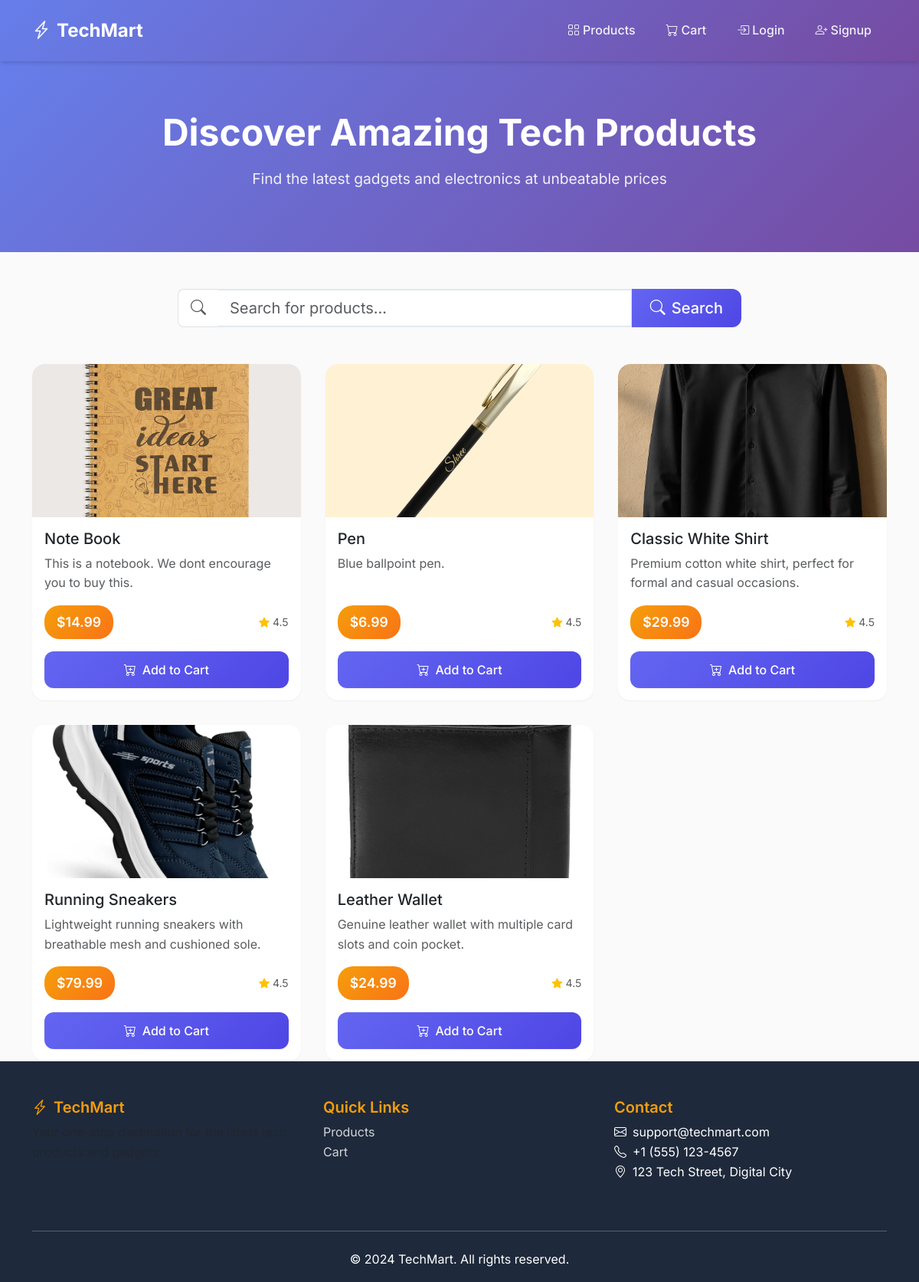
The page / on the database its author committed.
### shop/models.py (models this page shows, shortened)
class Product(models.Model):
    name = models.CharField(max_length=255)
    price = models.DecimalField(max_digits=10, decimal_places=2)
    image = models.ImageField(upload_to='products/')
    description = models.TextField()

### shop/views.py (the view)
# urls.py: path('', product_list, name='product_list'),
def product_list(request):
    query = request.GET.get('q', '')
    products = Product.objects.all()
    if query:
        products = products.filter(name__icontains=query)
    wishlist_items = []
    if request.user.is_authenticated:
        wishlist, created = Wishlist.objects.get_or_create(user=request.user)
        wishlist_items = wishlist.products.all()
    return render(request, 'shop/product_list.html', {
        'products': products,
        'wishlist_items': wishlist_items,
        'query': query
    })

### shop/templates/shop/product_list.html (shortened to what this page needs)
{% extends 'base.html' %}
{% block content %}
<div class="hero-section">
    <div class="container text-center">
        <h1>Discover Amazing Tech Products</h1>
        <p>Find the latest gadgets and electronics at unbeatable prices</p>
    </div>
</div>
<div class="container">
    <div class="row justify-content-center mb-5">
        <div class="col-md-8">
            <form method="get" class="position-relative">
                <div class="input-group input-group-lg">
                    <span class="input-group-text bg-white border-end-0">
                        <i class="bi bi-search text-muted"></i>
                    </span>
                    <input type="text" name="q" class="form-control border-start-0"
                           placeholder="Search for products..." value="{{ query }}">
                    <button class="btn btn-primary px-4" type="submit">
                        <i class="bi bi-search me-2"></i>Search
                    </button>
                </div>
            </form>
        </div>
    </div>
    {% if products %}
        <div class="product-grid">
            {% for product in products %}
            <div class="card product-card h-100">
                <div class="position-relative">
                    <img src="{{ product.image.url }}" class="card-img-top" alt="{{ product.name }}"
                         style="height: 200px; object-fit: cover;">
                </div>
                <div class="card-body d-flex flex-column p-3">
                    <h5 class="card-title mb-2">{{ product.name }}</h5>
                    <p class="card-text text-muted flex-grow-1 mb-3">{{ product.description|truncatewords:15 }}</p>
                    <div class="d-flex justify-content-between align-items-center mb-3">
                        <span class="price-badge">${{ product.price }}</span>
                        <small class="text-muted">
                            <i class="bi bi-star-fill text-warning me-1"></i>4.5
                        </small>
                    </div>
                    <form method="post" action="{% url 'add_to_cart' product.id %}">
                        <button type="submit" class="btn btn-primary w-100">
                            <i class="bi bi-cart-plus me-2"></i>Add to Cart
                        </button>
                    </form>
                </div>
            </div>
            {% endfor %}
        </div>
    {% endif %}
</div>
{% endblock %}

### templates/base.html (shortened to what this page needs)
<!DOCTYPE html>
<html lang="en">
<head>
    <link href="https://cdn.jsdelivr.net/npm/bootstrap@5.3.0/dist/css/bootstrap.min.css" rel="stylesheet">
    <link href="https://cdn.jsdelivr.net/npm/bootstrap-icons@1.7.2/font/bootstrap-icons.css" rel="stylesheet">
</head>
<body style="min-height: 100vh; display: flex; flex-direction: column;">
    <nav class="navbar navbar-expand-lg">
        <div class="container">
            <a class="navbar-brand" href="/">
                <i class="bi bi-lightning-charge me-2"></i>TechMart
            </a>
            <div class="collapse navbar-collapse" id="navbarNav">
                <ul class="navbar-nav ms-auto">
                    <li class="nav-item">
                        <a class="nav-link" href="{% url 'product_list' %}">
                            <i class="bi bi-grid me-1"></i>Products
                        </a>
                    </li>
                    <li class="nav-item">
                        <a class="nav-link" href="{% url 'cart_view' %}">
                            <i class="bi bi-cart me-1"></i>Cart
                        </a>
                    </li>
                    {% if user.is_authenticated %}
                        <li class="nav-item">
                            <a class="nav-link" href="{% url 'wishlist_view' %}">
                                <i class="bi bi-heart me-1"></i>Wishlist
                            </a>
                        </li>
                        <li class="nav-item">
                            <a class="nav-link" href="{% url 'order_history' %}">
                                <i class="bi bi-box me-1"></i>Orders
                            </a>
                        </li>
                        <li class="nav-item">
                            <a class="nav-link" href="{% url 'logout' %}">
                                <i class="bi bi-box-arrow-right me-1"></i>Logout
                            </a>
                        </li>
                    {% else %}
                        <li class="nav-item">
                            <a class="nav-link" href="{% url 'login' %}">
                                <i class="bi bi-box-arrow-in-right me-1"></i>Login
                            </a>
                        </li>
                        <li class="nav-item">
                            <a class="nav-link" href="{% url 'signup' %}">
                                <i class="bi bi-person-plus me-1"></i>Signup
                            </a>
                        </li>
                    {% endif %}
                </ul>
            </div>
        </div>
    </nav>
    <main style="flex: 1 0 auto;">
        {% block content %}{% endblock %}
    </main>
    <footer class="footer mt-auto" style="flex-shrink: 0;">
        <div class="container">
            <div class="row">
                <div class="col-md-4 mb-4">
                    <h5><i class="bi bi-lightning-charge me-2"></i>TechMart</h5>
                    <p class="text-muted">Your one-stop destination for the latest tech products and gadgets.</p>
                </div>
                <div class="col-md-4 mb-4">
                    <h5>Quick Links</h5>
                    <ul class="list-unstyled">
                        <li><a href="{% url 'product_list' %}">Products</a></li>
                        <li><a href="{% url 'cart_view' %}">Cart</a></li>
                    </ul>
                </div>
                <div class="col-md-4 mb-4">
                    <h5>Contact</h5>
                    <ul class="list-unstyled">
                        <li><i class="bi bi-envelope me-2"></i>support@techmart.com</li>
                        <li><i class="bi bi-telephone me-2"></i>+1 (555) 123-4567</li>
                        <li><i class="bi bi-geo-alt me-2"></i>123 Tech Street, Digital City</li>
                    </ul>
                </div>
            </div>
            <hr class="my-4">
            <div class="text-center">
                <p class="mb-0">&copy; 2024 TechMart. All rights reserved.</p>
            </div>
        </div>
    </footer>
</body>
</html>

### templates/base.html (style rules this page uses)
:root { --primary-color: #6366f1; --primary-dark: #4f46e5; --secondary-color: #f8fafc; --accent-color: #f59e0b; --text-dark: #1e293b; --text-light: #64748b; --border-color: #e2e8f0; --shadow-sm: 0 1px 2px 0 rgb(0 0 0 / 0.05); --shadow-md: 0 4px 6px -1px rgb(0 0 0 / 0.1), 0 2px 4px -2px rgb(0 0 0 / 0.1); --shadow-lg: 0 10px 15px -3px rgb(0 0 0 / 0.1), 0 4px 6px -4px rgb(0 0 0 / 0.1); }
* { font-family: 'Inter', sans-serif; }
body { background-color: #fafafa; color: var(--text-dark); line-height: 1.6; min-height: 100vh; display: flex; flex-direction: column; }
.navbar { background: linear-gradient(135deg, #667eea 0%, #764ba2 100%); box-shadow: var(--shadow-md); padding: 1rem 0; }
.navbar-brand { font-weight: 700; font-size: 1.5rem; color: white !important; text-decoration: none; }
.navbar-nav .nav-link { color: rgba(255, 255, 255, 0.9) !important; font-weight: 500; padding: 0.5rem 1rem !important; border-radius: 8px; transition: all 0.3s ease; margin: 0 0.25rem; }
.btn { border-radius: 12px; font-weight: 500; padding: 0.75rem 1.5rem; transition: all 0.3s ease; border: none; }
.btn-primary { background: linear-gradient(135deg, var(--primary-color), var(--primary-dark)); box-shadow: var(--shadow-sm); }
.card { border: none; border-radius: 16px; box-shadow: var(--shadow-sm); transition: all 0.3s ease; overflow: hidden; }
.card-img-top { border-radius: 16px 16px 0 0; }
.form-control, .form-select { border-radius: 12px; border: 2px solid var(--border-color); padding: 0.75rem 1rem; transition: all 0.3s ease; }
.hero-section { background: linear-gradient(135deg, #667eea 0%, #764ba2 100%); color: white; padding: 4rem 0; margin-bottom: 3rem; }
.hero-section h1 { font-weight: 700; font-size: 3rem; margin-bottom: 1rem; }
.hero-section p { font-size: 1.2rem; opacity: 0.9; }
.footer { background: var(--text-dark); color: white; padding: 3rem 0 1rem; margin-top: 4rem; }
.footer h5 { color: var(--accent-color); font-weight: 600; }
.footer a { color: rgba(255, 255, 255, 0.8); text-decoration: none; transition: color 0.3s ease; }
.product-grid { display: grid; grid-template-columns: repeat(auto-fill, minmax(280px, 1fr)); gap: 2rem; margin-top: 2rem; }
.price-badge { background: linear-gradient(135deg, var(--accent-color), #f97316); color: white; padding: 0.5rem 1rem; border-radius: 20px; font-weight: 600; font-size: 1.1rem; }

### shop/templates/shop/product_list.html (style rules this page uses)
.product-card { transition: all 0.3s ease; }
.product-card .card-img-top { transition: transform 0.3s ease; }
.input-group-text { border-radius: 12px 0 0 12px; }
.input-group .form-control { border-radius: 0 12px 12px 0; }
.input-group .btn { border-radius: 12px; margin-left: 0.5rem; }

### rows shown on the page
Product: image (picture), name "Note Book", description "This is a notebook. We dont encourage you to buy this.", price "14.99"
Product: image (picture), name "Pen", description "Blue ballpoint pen.", price "6.99"
Product: image (picture), name "Classic White Shirt", description "Premium cotton white shirt, perfect for formal and casual occasions.", price "29.99"
Product: image (picture), name "Running Sneakers", description "Lightweight running sneakers with breathable mesh and cushioned sole.", price "79.99"
Product: image (picture), name "Leather Wallet", description "Genuine leather wallet with multiple card slots and coin pocket.", price "24.99"
